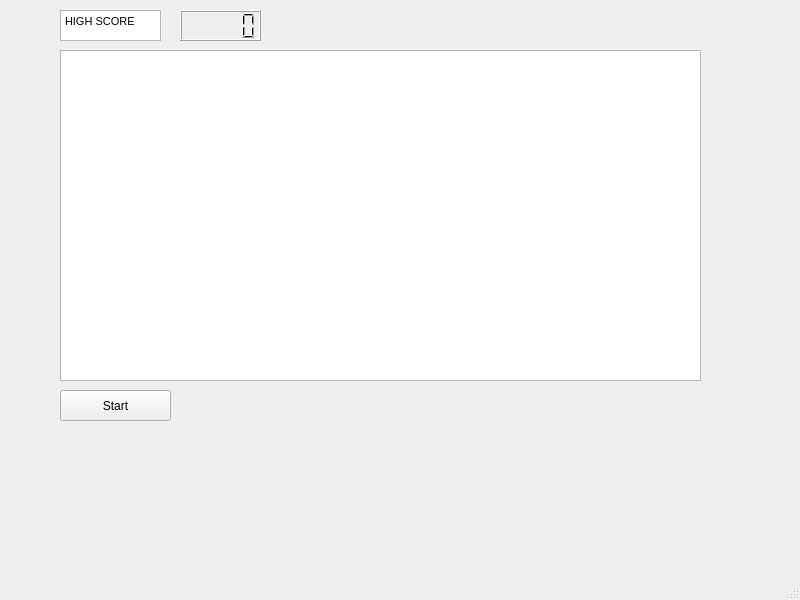
<?xml version="1.0" encoding="UTF-8"?>
<ui version="4.0">
 <class>Laberinto</class>
 <widget class="QMainWindow" name="Laberinto">
  <property name="geometry">
   <rect>
    <x>0</x>
    <y>0</y>
    <width>800</width>
    <height>600</height>
   </rect>
  </property>
  <property name="windowTitle">
   <string>Laberinto</string>
  </property>
  <widget class="QWidget" name="centralwidget">
   <widget class="QGraphicsView" name="graphicsView">
    <property name="geometry">
     <rect>
      <x>60</x>
      <y>50</y>
      <width>641</width>
      <height>331</height>
     </rect>
    </property>
   </widget>
   <widget class="QTextBrowser" name="textBrowser">
    <property name="geometry">
     <rect>
      <x>60</x>
      <y>10</y>
      <width>101</width>
      <height>31</height>
     </rect>
    </property>
    <property name="html">
     <string>&lt;!DOCTYPE HTML PUBLIC &quot;-//W3C//DTD HTML 4.0//EN&quot; &quot;http://www.w3.org/TR/REC-html40/strict.dtd&quot;&gt;
&lt;html&gt;&lt;head&gt;&lt;meta name=&quot;qrichtext&quot; content=&quot;1&quot; /&gt;&lt;style type=&quot;text/css&quot;&gt;
p, li { white-space: pre-wrap; }
&lt;/style&gt;&lt;/head&gt;&lt;body style=&quot; font-family:'Ubuntu'; font-size:11pt; font-weight:400; font-style:normal;&quot;&gt;
&lt;p style=&quot; margin-top:0px; margin-bottom:0px; margin-left:0px; margin-right:0px; -qt-block-indent:0; text-indent:0px;&quot;&gt;&lt;span style=&quot; font-family:'MS Shell Dlg 2'; font-size:8.25pt;&quot;&gt;HIGH SCORE&lt;/span&gt;&lt;/p&gt;&lt;/body&gt;&lt;/html&gt;</string>
    </property>
   </widget>
   <widget class="QLCDNumber" name="lcdNumber">
    <property name="geometry">
     <rect>
      <x>180</x>
      <y>10</y>
      <width>81</width>
      <height>31</height>
     </rect>
    </property>
   </widget>
   <widget class="QPushButton" name="pushButtonStart">
    <property name="geometry">
     <rect>
      <x>60</x>
      <y>390</y>
      <width>111</width>
      <height>31</height>
     </rect>
    </property>
    <property name="text">
     <string>Start</string>
    </property>
   </widget>
  </widget>
  <widget class="QMenuBar" name="menubar">
   <property name="geometry">
    <rect>
     <x>0</x>
     <y>0</y>
     <width>800</width>
     <height>22</height>
    </rect>
   </property>
  </widget>
  <widget class="QStatusBar" name="statusbar"/>
 </widget>
 <resources/>
 <connections/>
</ui>
